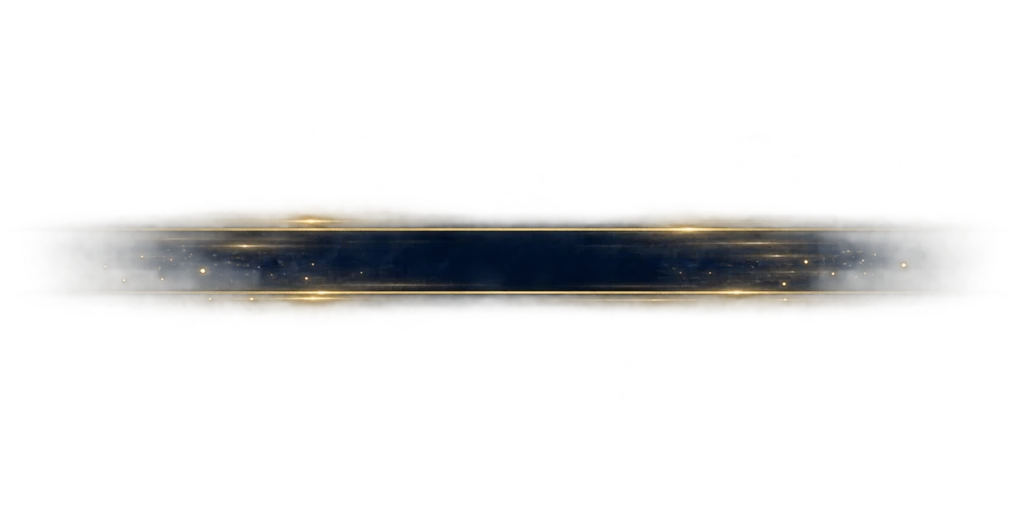
#> input picture assets/images/ui/battle/showcase_band.webp, 1024 x 512 px, given in place of showcase_band.png, which was not available
$ python ui67_build.py ../../assets/images/ui/battle/info_frame_opponent.webp ../../assets/images/ui/battle/info_frame_player.webp
#> lines starting #> are read from the running program, lines starting #| are printed output that depends on the picture; after the words box and inside, x2 and y2 are one past the last pixel; in counts of white or black regions, pixels touching at a corner belong together; pictures that were not available may be replaced by others from this repository, and a replacement may not be noted
#> in save, img is the input picture: PIL image 1024x512 RGBA; mean R, G, B, A 10.9, 10.4, 9.3, 26.1
#| battle/showcase_band.webp (1024, 512)
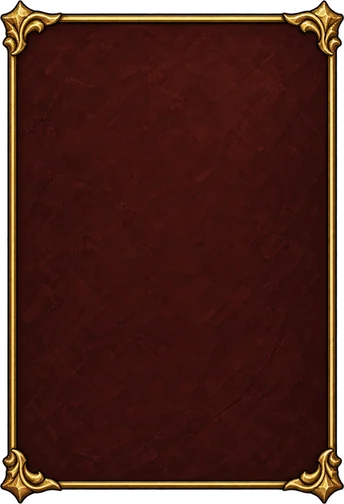
#> input picture assets/images/ui/battle/info_frame_opponent.webp, 344 x 504 px, given in place of phase_banners.png, which was not available
#> in cut, img is the input picture: PIL image 344x504 RGBA; mean R, G, B, A 59.8, 23.3, 15.2, 231
### tools/design/ui_parts_cut.py
"""デザイン担当から届いた「部品を何個か並べた透過 PNG」を、部品ごとに切り出す（2026-10-23・第6弾・第7弾）。

使い方：
  python3 -I tools/design/ui_parts_cut.py <PNG> --list            … 見つかった部品の位置を表示
  python3 -I tools/design/ui_parts_cut.py <PNG> <書き出し先> 名前1 名前2 …  … 上の段から順・左から順に、名前を付けて WebP で保存

- 不透明な所（アルファ 24 以上）のかたまりを1つの部品とみなす。小さすぎるかたまり（光の粒など）は、いちばん近い部品にまとめる
- 縦の位置が近いものを同じ段とし、段ごとに左から並べる
- --height N で、保存するときの高さ（px）をそろえる（縦横比は保つ）
- --dilate N で、かたまりとみなす距離（px。0 で、くっついていない所はすべて別の部品）
"""

import sys
from pathlib import Path

import numpy as np
from PIL import Image
from scipy import ndimage

ALPHA = 24
MIN_AREA = 0.002  # 画像全体に対する割合。これより小さいかたまりは近くの部品へ


def parts(img: Image.Image, dilate: int = 3) -> list[tuple[int, int, int, int]]:
#> called with dilate = 3
    a = np.array(img.getchannel('A')) >= ALPHA
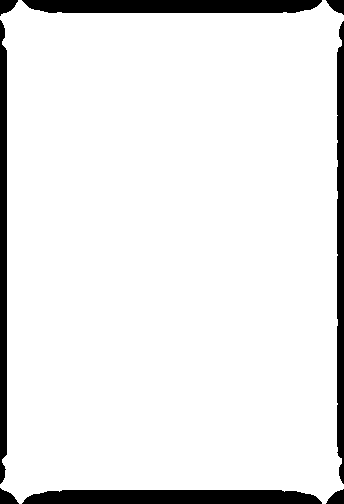
#> a: shape (504, 344) bool; 91.7% white; 8 black regions, largest, box (x1, y1, x2, y2) and area: (22, 490, 322, 504) 3906, (22, 0, 322, 13) 3668, (0, 20, 7, 484) 3064
    lab, n = ndimage.label(ndimage.binary_dilation(a, iterations=dilate) if dilate else a)
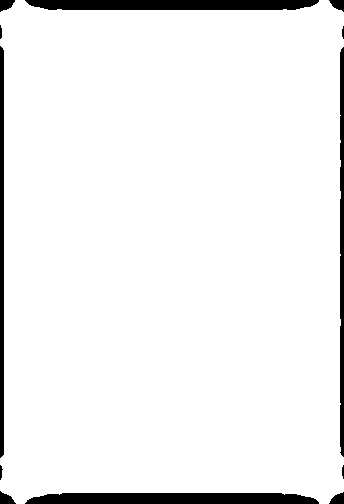
#> lab: shape (504, 344) int32; values 0 (black) and 1 (white), 94.5% white; 12 black regions, largest, box (x1, y1, x2, y2) and area: (25, 493, 319, 504) 3006, (25, 0, 319, 10) 2771, (0, 46, 4, 458) 1635
#> n = 1
    boxes = []
    for sl in ndimage.find_objects(lab):
        y0, y1, x0, x1 = sl[0].start, sl[0].stop, sl[1].start, sl[1].stop
        boxes.append([x0, y0, x1, y1])
#> this loop made 1 pass
#> (y0, y1, x0, x1) on pass 1: (0, 504, 0, 344)
#> after the loop, boxes = [[0, 0, 344, 504]]
    total = a.size
#> total = 173376
    big = [b for b in boxes if (b[2] - b[0]) * (b[3] - b[1]) >= total * MIN_AREA]
#> big = [[0, 0, 344, 504]]
    for b in boxes:
        if b in big:
            continue
        cx, cy = (b[0] + b[2]) / 2, (b[1] + b[3]) / 2
        near = min(big, key=lambda c: abs((c[0] + c[2]) / 2 - cx) + abs((c[1] + c[3]) / 2 - cy))
        near[0], near[1], near[2], near[3] = min(near[0], b[0]), min(near[1], b[1]), max(near[2], b[2]), max(near[3], b[3])
#> this loop made 1 pass
    big.sort(key=lambda b: (b[1] + b[3]) / 2)
    rows: list[list[list[int]]] = []
    for b in big:
        cy = (b[1] + b[3]) / 2
        if rows and abs(cy - np.mean([(r[1] + r[3]) / 2 for r in rows[-1]])) < (b[3] - b[1]) / 2:
            rows[-1].append(b)
        else:
            rows.append([b])
#> this loop made 1 pass
#> (b, cy) on pass 1: ([0, 0, 344, 504], 252)
#> after the loop, rows = [[[0, 0, 344, 504]]]
    return [tuple(b) for r in rows for b in sorted(r, key=lambda b: b[0])]


# [32 lines left out: function main, not called in this run]


# [2 lines that do not run on import are left out]

### tools/design/ui67_build.py
"""デザイン第6弾・第7弾（2026-10-23 納品）を、ゲームで使う大きさの部品に切り出す。

使い方：
  python3 -I tools/design/ui67_build.py <第6弾のフォルダ> <第7弾のフォルダ>
  python3 -I tools/design/ui67_build.py --fixed7 <第7弾の描き直し6枚のフォルダ>（2026-10-24。その6枚だけ切り出し直す）

書き出し先：assets/images/ui/battle/（光の帯・ターンの帯・数字・対戦の上のボタン）、assets/images/ui/hud/（話す印・きらめき）、
assets/images/ui/button/（ボタン・タブ・戻る・増減・つまみ・説明の台）、assets/images/ui/worldmap/（地図の印・地名の札）

- 部品の位置は tools/design/ui_parts_cut.py と同じ方法で見つける（透明でないかたまり）
- 高さは、画面に出す大きさの2倍くらい（iPhone の細かい画面でもぼやけないように）にそろえる
- 数字・地図の印は部品どうしが少しくっついているので、ほぼ同じ幅とみなし、すき間がいちばん少ない列で切る
"""

import sys
from pathlib import Path

import numpy as np
from PIL import Image
from scipy import ndimage

sys.path.insert(0, str(Path(__file__).resolve().parent))
from ui_parts_cut import parts  # noqa: E402

ROOT = Path(__file__).resolve().parents[2] / 'assets' / 'images' / 'ui'


def save(img: Image.Image, path: Path, height: int | None = None, width: int | None = None) -> None:
    if height:
        img = img.resize((round(img.width * height / img.height), height), Image.LANCZOS)
    elif width:
        img = img.resize((width, round(img.height * width / img.width)), Image.LANCZOS)
    path.parent.mkdir(parents=True, exist_ok=True)
    img.save(path, quality=90, method=6)
    print(path.relative_to(ROOT), img.size)


def cut(src: Path, names: list[str | None], out: Path, dilate: int = 3, height: int | dict[str, int] | None = None, width: int | None = None) -> None:
    img = Image.open(src).convert('RGBA')
    found = parts(img, dilate)
#> found = [(0, 0, 344, 504)]
    if len(found) != len(names):
#> (the run stopped early here; a loop or call above may not have finished)
